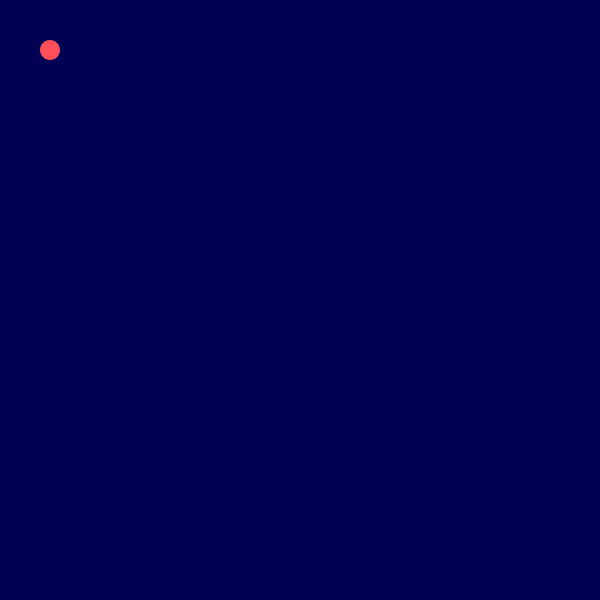
Frame 1 (no input)
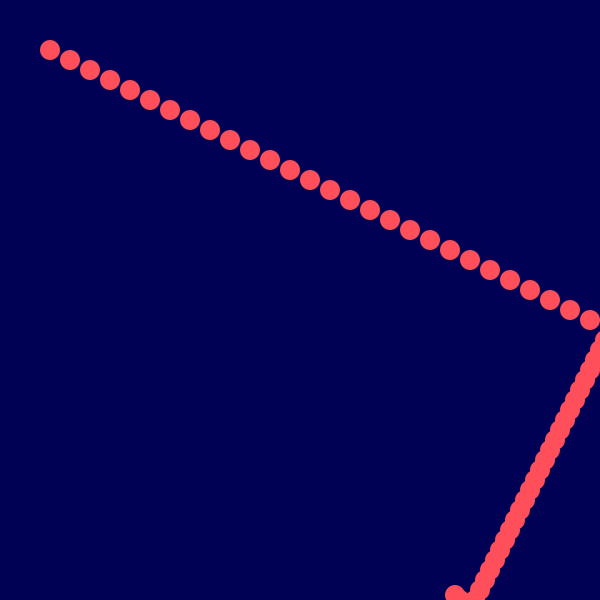
Frame 60 (the mouse pressed at the canvas centre just before this capture)
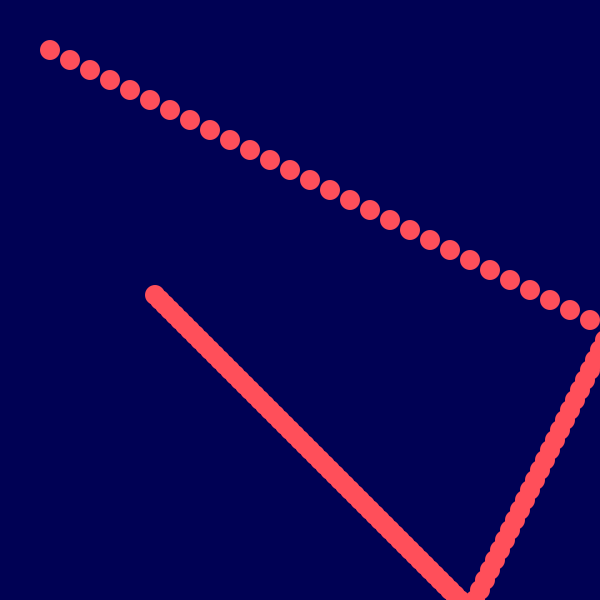
Frame 120 (the mouse held since frame 60 and released just before this capture)

The Processing sketch that drew these frames (run headless with seeded random() and noise(); from frame 60 on, the mouse is pressed at the canvas centre):

// Processing sketch: processing_54119
// ── processing_54119.pde

int x,y,x2,y2,x3,y3;
int directionx;
int directiony;
int directionx2;
int directiony2;
int directionx3;
int directiony3;
int xspeed = 10;
int yspeed = 10;
int colorValue;

 
void setup(){
 size(600,600);
 background(340);
 smooth();
  directionx = 20;
  directiony = 10;
  directionx2 = 0;
  directiony2 = 0;
  directionx3 = 5;
  directiony3=5;
  x = 30;
  y = 40;
  x2=100;
  y2 = 56;
  x3 = 150;
  y3 = 170;
  colorValue = 0;
}
 
void draw(){
 
  x +=directionx;
  y +=directiony;
  if(x > width){
    directionx = -5;
  }
     
  if(y > height){
    directiony = -5;
   
     
  
  }
   
  if(x < 0){
    directionx = 60;
     
  }
   
  if(y < 0){
    directiony = 70;
  }
  smooth();
  fill(280,79,90);
  noStroke();
  ellipse(x,y,20,20);
 
   
}
